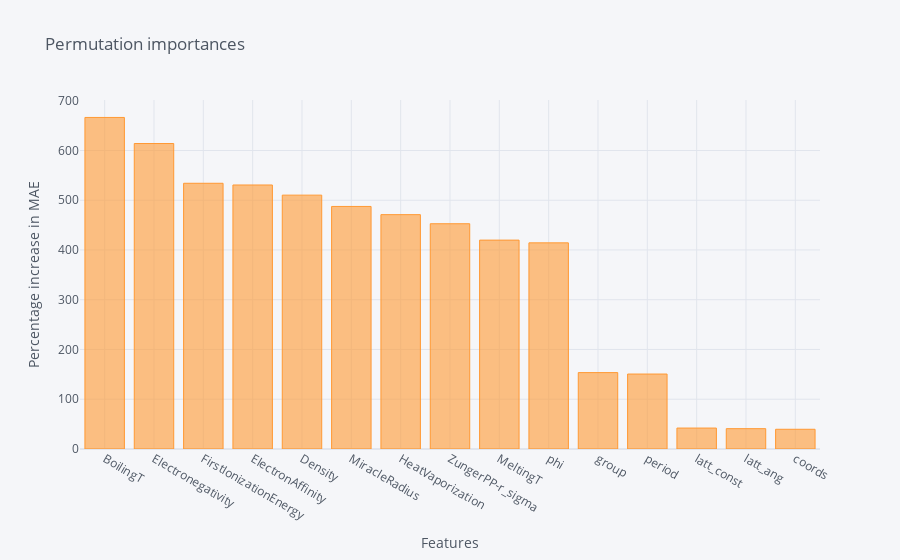

Write notebook code for a chart like this one.
### Code cell
# %matplotlib inline
trimmed_importances.iplot(kind='bar',
               y='percent',
               x='Feature',
               yTitle='Percentage increase in MAE',
               xTitle='Features',
               title='Permutation importances',
              )

### Figure 1 — Plotly figure (JSON) as saved in the notebook; plotly's stock layout.template omitted (floating-point values rounded to 4 significant figures)
{"data": [{"marker": {"color": "rgba(255, 153, 51, 0.6)", "line": {"color": "rgba(255, 153, 51, 1.0)", "width": 1}}, "name": "percent", "orientation": "v", "text": "", "type": "bar", "x": ["BoilingT", "Electronegativity", "FirstIonizationEnergy", "ElectronAffinity", "Density", "MiracleRadius", "HeatVaporization", "ZungerPP-r_sigma", "MeltingT", "phi", "group", "period", "latt_const", "latt_ang", "coords"], "y": [666.4, 614.0, 534.1, 530.6, 510.2, 487.5, 471.0, 452.7, 419.8, 414.3, 153.5, 150.7, 42.09, 40.88, 39.66]}], "layout": {"legend": {"bgcolor": "#F5F6F9", "font": {"color": "#4D5663"}}, "paper_bgcolor": "#F5F6F9", "plot_bgcolor": "#F5F6F9", "title": {"font": {"color": "#4D5663"}, "text": "Permutation importances"}, "xaxis": {"gridcolor": "#E1E5ED", "showgrid": true, "tickfont": {"color": "#4D5663"}, "title": {"font": {"color": "#4D5663"}, "text": "Features"}, "zerolinecolor": "#E1E5ED"}, "yaxis": {"gridcolor": "#E1E5ED", "showgrid": true, "tickfont": {"color": "#4D5663"}, "title": {"font": {"color": "#4D5663"}, "text": "Percentage increase in MAE"}, "zerolinecolor": "#E1E5ED"}}}
